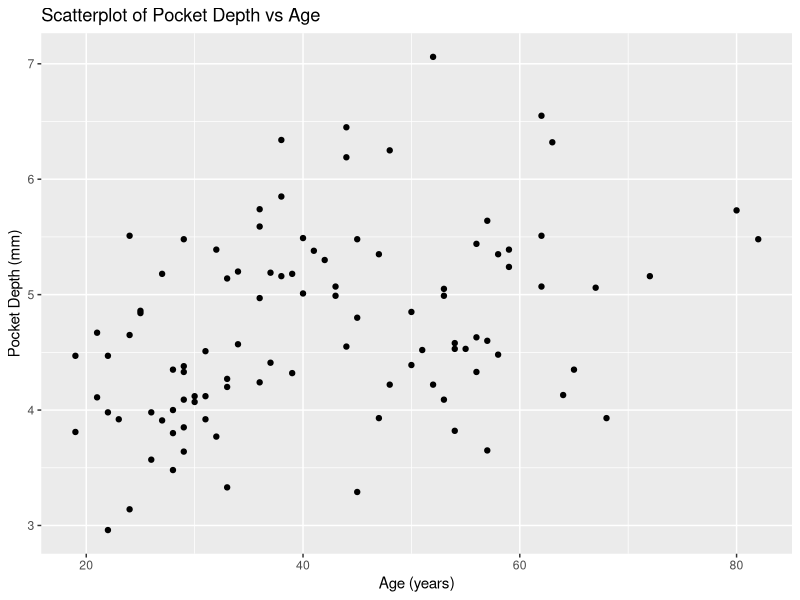
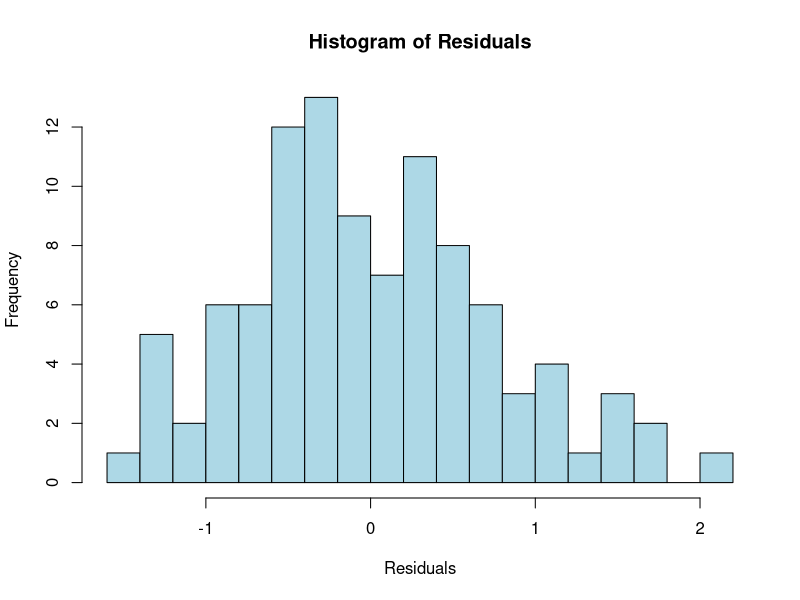
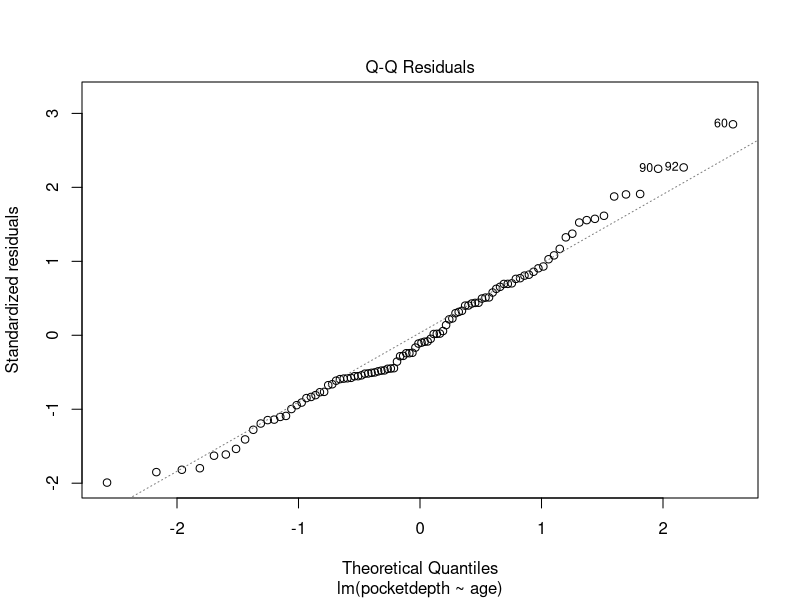
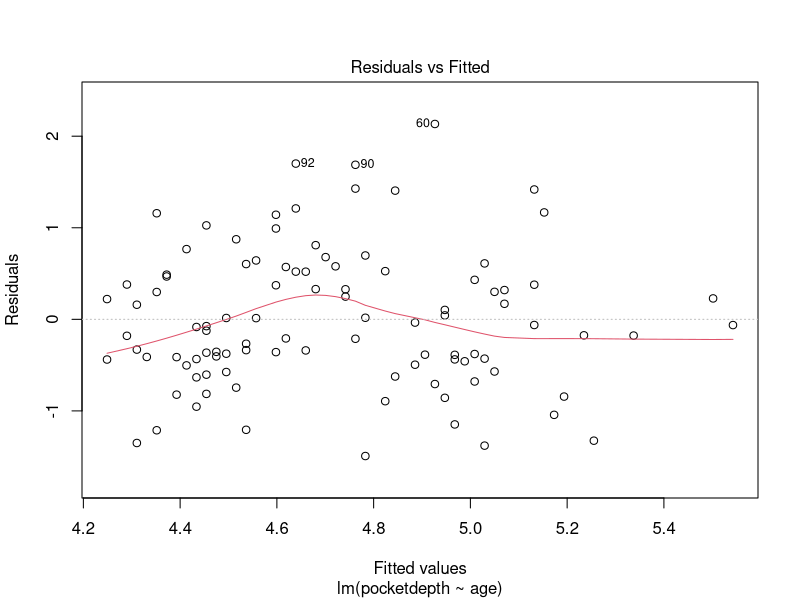
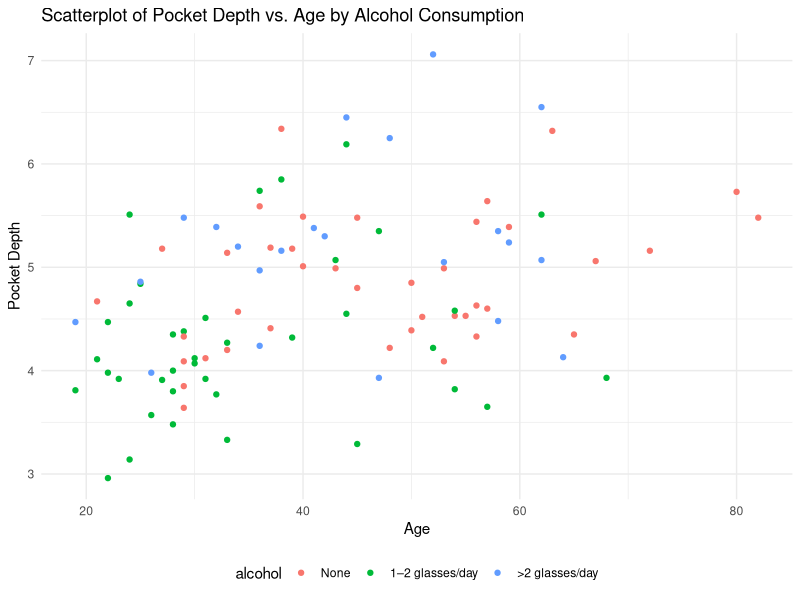
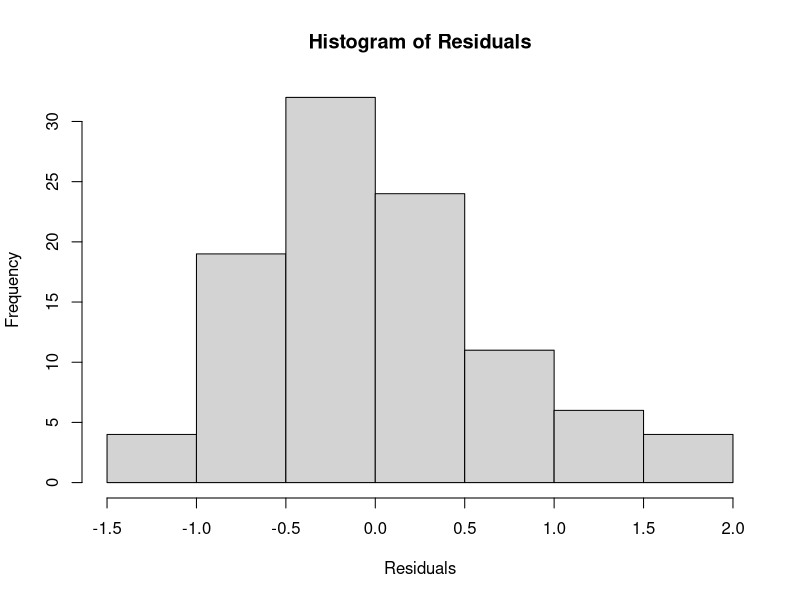
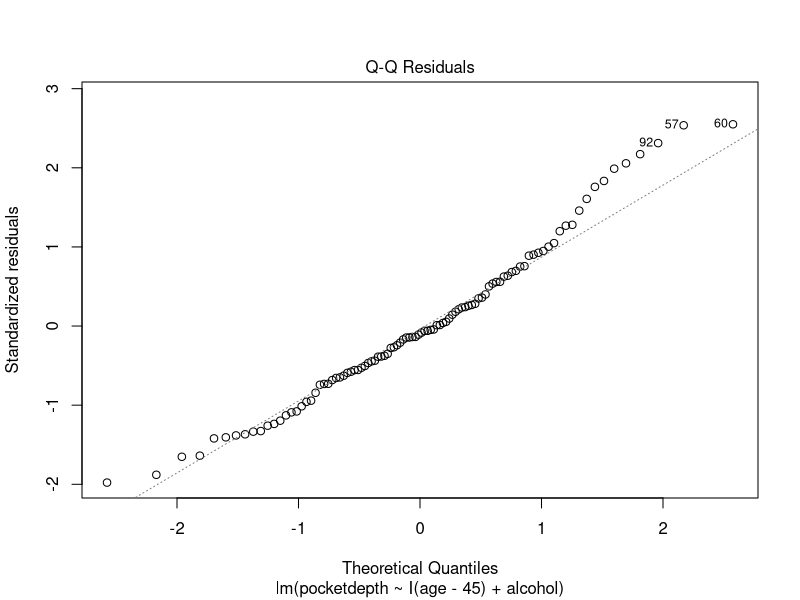
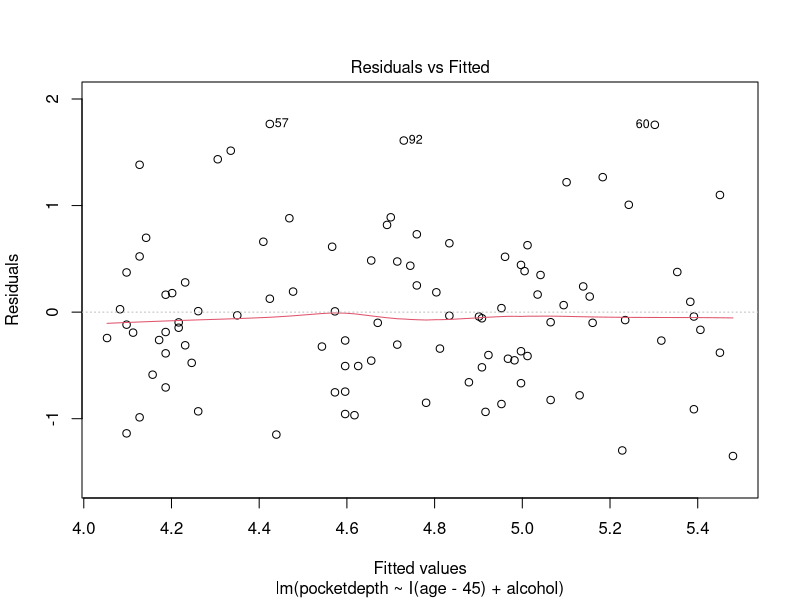

R code for these plots, in order:
## ---- chunk 1
library(haven)   # for reading SPSS files
library(dplyr)   # for data manipulation
library(ggplot2) # for data visualization
library(car)    # for calculating type-III ANOVA tables

# Load the dataset
pockets <- read_sav("datasets/pockets.sav")
hardheid <- read_sav("datasets/hardheid Engels.sav")

# Convert labeled variables to factors
pockets <- pockets %>%
  mutate(across(where(is.labelled), as_factor))

# Convert labeled variables to factors
hardheid <- hardheid %>%
  mutate(across(where(is.labelled), as_factor))  
## ---- chunk 2
# Scatterplot of pocket depth vs. age
ggplot(pockets, aes(x = age, y = pocketdepth)) +
  geom_point() +
  labs(
    x     = "Age (years)",
    y     = "Pocket Depth (mm)",
    title = "Scatterplot of Pocket Depth vs Age"
  )
## ---- chunk 3
# Test the significance of the correlation coefficient
cor_test <- cor.test(pockets$age, pockets$pocketdepth)
cor_test
## ---- chunk 4
# Fit a simple linear regression model
model_slr <- lm(pocketdepth ~ age, data = pockets)

# Print the summary of the model
summary(model_slr)
## ---- chunk 5
# Histogram of residuals
hist(residuals(model_slr), breaks = 15, col = "lightblue", border = "black", main = "Histogram of Residuals", xlab = "Residuals")
## ---- chunk 6
plot(model_slr, which = 2)  # Q-Q plot
## ---- chunk 7
plot(model_slr, which = 1)  # residuals vs fitted
## ---- chunk 8
# Scatterplot of pocketdepth vs. age, colored by alcohol
ggplot(pockets, aes(x = age, y = pocketdepth, color = alcohol)) +
  geom_point() +
  labs(title = "Scatterplot of Pocket Depth vs. Age by Alcohol Consumption", x = "Age", y = "Pocket Depth") +
  theme_minimal() +
  theme(legend.position = "bottom")
## ---- chunk 9
model_ancova <- lm(pocketdepth ~ I(age - 45) + alcohol, data = pockets)
summary(model_ancova)

model_hardheid_full <- lm(hardness ~ composite_type * curing_time, data = hardheid)
summary(model_hardheid_full)
Anova(model_hardheid_full, type="III")

## ---- chunk 10
Anova(model_ancova, type="III")
## ---- chunk 11
# Histogram of residuals
hist(model_ancova$residuals, main = "Histogram of Residuals", xlab = "Residuals")

# Normal Q-Q plot of residuals
plot(model_ancova, which = 2)
## ---- chunk 12
# Residuals vs. Fitted plot
plot(model_ancova, which = 1)
## ---- chunk 13
model_interaction <- lm(pocketdepth ~ age * alcohol, data = pockets)
summary(model_interaction)
## ---- chunk 14
Anova(model_interaction, type="III")
## ---- chunk 15
# Scatterplot of pocketdepth vs. age colored by smoking status
ggplot(pockets, aes(x = age, y = pocketdepth, color = smoking)) +
  geom_point() +
  labs(title = "Scatterplot of Pocket Depth vs. Age by Smoking Status", x = "Age", y = "Pocket Depth")
## ---- chunk 16
model_smoking <- lm(pocketdepth ~ age + smoking, data = pockets)
summary(model_smoking)
## ---- chunk 17
# Normality of Residuals
hist(model_smoking$residuals, main = "Histogram of Residuals", xlab = "Residuals")
plot(model_smoking, which = 2)

# Homoscedasticity
plot(model_smoking, which = 1)
## ---- chunk 18
model_interaction_smoking <- lm(pocketdepth ~ age * smoking, data = pockets)
summary(model_interaction_smoking)

Anova(model_interaction_smoking, type="III")
